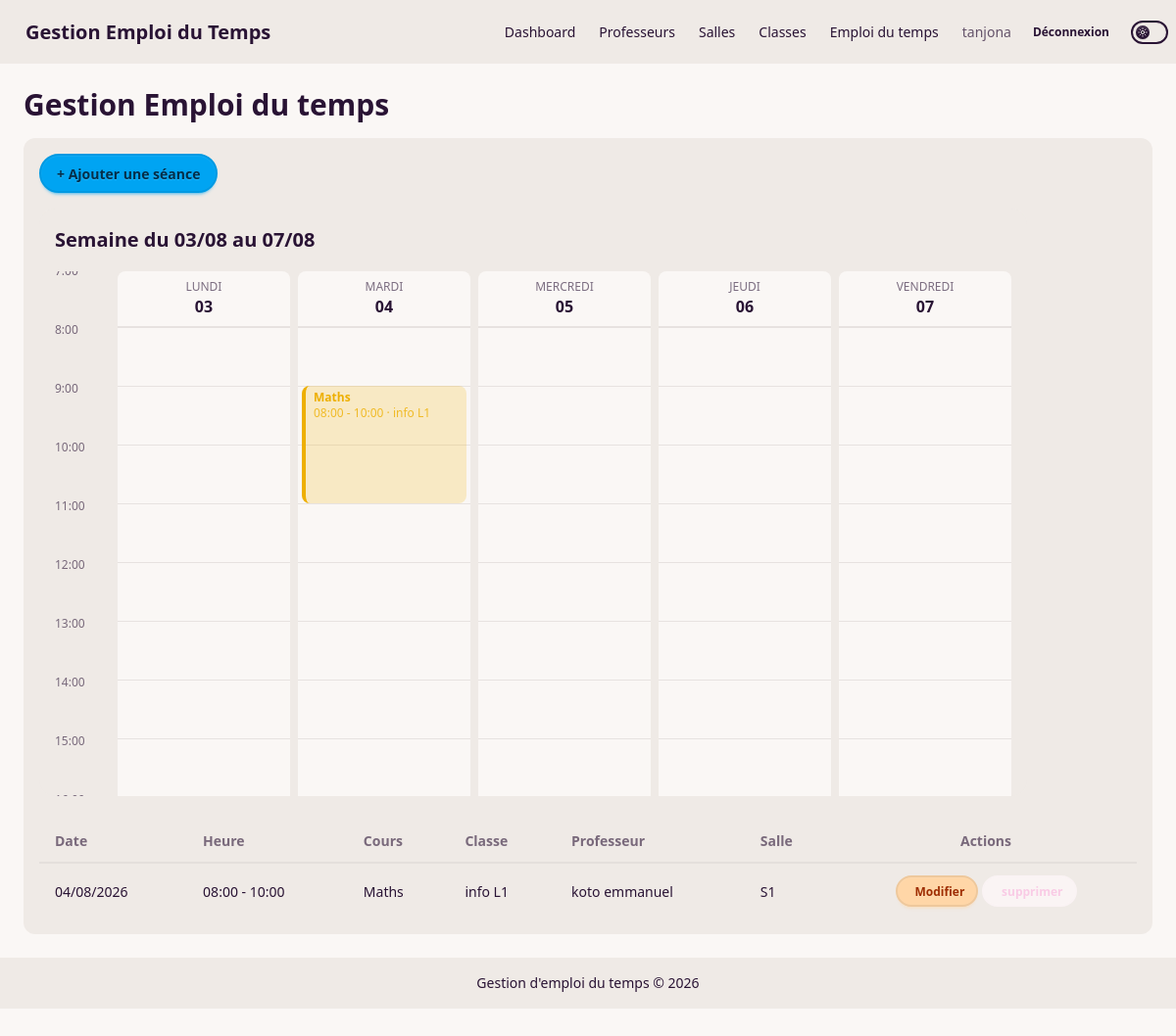
/emploi/ (signed in), run on the app's committed database.
### emploi/models.py (models this page shows, shortened)
class EmploiDuTemps(models.Model):
    DUREE_CHOICES = [
        (60, "1h"),
        (90, "1h30"),
        (120, "2h"),
        (180, "3h"),
        (240, "4h"),
    ]
    idsalle = models.ForeignKey(
        Salle,
        on_delete=models.CASCADE
    )
    idprof = models.ForeignKey(
        Prof,
        on_delete=models.CASCADE
    )
    idclass = models.ForeignKey(
        Classe,
        on_delete=models.CASCADE
    )
    cours = models.CharField(max_length=100)
    date = models.DateTimeField()
    duree_minutes = models.PositiveIntegerField(
        choices=DUREE_CHOICES,
        default=90
    )
    @property
    def heure_fin(self):
        return self.date + datetime.timedelta(minutes=self.duree_minutes)

class Classe(models.Model):
    idclass = models.AutoField(primary_key=True)
    niveau = models.CharField(max_length=100)
    def __str__(self):
        return self.niveau

class Prof  (models.Model):
    GRADE_CHOICES = [
        ("PT", "Professeur Titulaire"),
        ("MC", "Maître de Conférences"),
        ("AESR", "Assistant d'Enseignement Supérieur et de Recherche"),
        ("HDR", "Docteur HDR"),
        ("DI", "Docteur en Informatique"),
        ("DOC", "Doctorant en Informatique"),
    ]
    idprof = models.AutoField(primary_key=True)
    nomprof = models.CharField(max_length=100)
    prenomprof = models.CharField(max_length=100)
    grad = models.CharField(
        max_length=10,
        choices=GRADE_CHOICES
    )
    def __str__(self):
        return f"{self.nomprof} {self.prenomprof}"

class Salle(models.Model):
    OCCUPATION_CHOICES = [
        ("Libre", "Libre"),
        ("Occupee", "Occupée"),
    ]
    idsalle = models.AutoField(primary_key=True)
    design = models.CharField(max_length=100)
    occupation = models.CharField(
        max_length=10,
        choices=OCCUPATION_CHOICES
    )
    def __str__(self):
        return self.design

### emploi/views.py (the view)
# urls.py: path('', include("emploi.urls"))
def emploi(request):
    emplois = EmploiDuTemps.objects.select_related(
        "idsalle", "idprof", "idclass"
    ).order_by("date")
    form = EmploiDuTempsForms()
    context = {
        "emplois": emplois,
        "form": form,
        "salles": Salle.objects.all(),
        "profs": Prof.objects.all(),
        "classes": Classe.objects.all(),
        "duree_choices": EmploiDuTemps.DUREE_CHOICES,
    }
    context.update(_semaine_a_glance(request, px_par_heure=60))
    return render(request, "emploi/emploi.html", context)

### emploi/forms.py (shortened to what this page needs)
class EmploiDuTempsForms(forms.ModelForm):
    class Meta:
        model = EmploiDuTemps
        fields = [
            'idsalle',
            'idprof',
            'idclass',
            'cours',
            'date',
            'duree_minutes'
        ]
        widgets = {
            'date': forms.DateTimeInput(
                attrs={'type': 'datetime-local', 'class': 'input input-bordered w-full'},
                format='%Y-%m-%dT%H:%M',
            ),
        }

### emploi/templates/emploi/emploi.html (shortened to what this page needs)
{%extends "base.html"%}
{%block content%}
<h1 class="text-3xl font-bold c">
    Gestion Emploi du temps
</h1>
<div class="w-full bg-base-200 p-4 rounded-xl mt-4">
    <div class="mb-4">
        <button onclick="mdemploi.showModal()" class="btn btn-info">+ Ajouter une séance</button>
    </div>
    <div class="mt-4">
        {% include "partials/semaine_glance.html" %}
    </div>
    <div class="overflow-x-auto">
        <table class="table table-zebra w-full">
            <thead>
                <tr>
                    <th>Date</th>
                    <th>Heure</th>
                    <th>Cours</th>
                    <th>Classe</th>
                    <th>Professeur</th>
                    <th>Salle</th>
                    <th class="text-center">Actions</th>
                </tr>
            </thead>
            <tbody>
                {% for em in emplois %}
                <tr>
                    <td>{{ em.date|date:"d/m/Y" }}</td>
                    <td>{{ em.date|date:"H:i" }} - {{ em.heure_fin|date:"H:i" }}</td>
                    <td>{{ em.cours }}</td>
                    <td>{{ em.idclass }}</td>
                    <td>{{ em.idprof }}</td>
                    <td>{{ em.idsalle }}</td>
                    <td class="text-center">
                        <button type="button" class="btn btn-sm btn-accent"
                            onclick="document.getElementById('modal_mod_{{ em.id }}').showModal()">
                            Modifier
                        </button>
                        <button class="btn btn-soft btn-secondary btn-sm" type="button"
                            onclick="document.getElementById('modal_sup_{{ em.id }}').showModal()">
                            supprimer
                        </button>
                    </td>
                </tr>
                {% empty %}
                <tr>
                    <td colspan="7" class="text-center">Aucune séance enregistrée.</td>
                </tr>
                {% endfor %}
            </tbody>
        </table>
    </div>
</div>
{%endblock%}

### emploi/templates/base.html (shortened to what this page needs)
<html lang="fr" data-theme="cupcake">
    <head>
        <link href="https://cdn.jsdelivr.net/npm/daisyui@5" rel="stylesheet" type="text/css" />
        <script src="https://cdn.jsdelivr.net/npm/@tailwindcss/browser@4"></script>
        <link href="https://cdn.jsdelivr.net/npm/daisyui@5/themes.css" rel="stylesheet" type="text/css" />
    </head>
    <body>
        <header>
            <div class="navbar bg-base-200">
                <div class="flex-1">
                    <a class="btn btn-ghost text-xl">
                        Gestion Emploi du Temps
                    </a>
                </div>
                <div class="flex-none flex items-center gap-2">
                    {% if user.is_authenticated %}
                    <ul class="menu menu-horizontal px-1">
                        <li>
                            <a href="{%url 'dashboard'%}"> Dashboard </a>
                        </li>
                        <li>
                            <a href="{% url 'prof' %}"> Professeurs </a>
                        </li>
                        <li>
                            <a href="{%url 'salle'%}"> Salles </a>
                        </li>
                        <li>
                            <a href="{%url 'classe'%}"> Classes </a>
                        </li>
                        <li>
                            <a href="{%url 'emploi'%}"> Emploi du temps </a>
                        </li>
                    </ul>
                    <span class="text-sm text-base-content/70">{{ user.username }}</span>
                    <form method="POST" action="{% url 'logout' %}">
                        <button type="submit" class="btn btn-ghost btn-sm">Déconnexion</button>
                    </form>
                    {% endif %}
                    <label class="toggle text-base-content">
                        <input type="checkbox" value="dim" class="theme-controller" />
                    </label>
                </div>
            </div>
        </header>
        <main class="p-6">
            {% block content %}
            {% endblock %}
        </main>
        <footer class="footer footer-center bg-base-200 p-4">
            <aside>
                <p>Gestion d'emploi du temps © 2026</p>
            </aside>
        </footer>
    </body>
</html>

### emploi/templates/partials/semaine_glance.html (shortened to what this page needs)
<div class="bg-base-200 p-4 rounded-2xl mb-6 overflow-y-auto" style="max-width: {{ largeur|default:'90%' }}; height: {{ hauteur|default:'600px' }};">
    <div class="flex items-center justify-between mb-4">
        <h2 class="text-xl font-bold">
            Semaine du {{ jours.0.date|date:"d/m" }} au {{ jours.4.date|date:"d/m" }}
        </h2>
        {% if semaine_prec and semaine_suiv %}
        <div class="flex gap-2">
            <a href="?semaine={{ semaine_prec }}" class="btn btn-sm btn-ghost">
            </a>
            <a href="?semaine={{ semaine_suiv }}" class="btn btn-sm btn-ghost">
            </a>
        </div>
        {% endif %}
    </div>
    <div class="flex gap-2 overflow-x-auto">
        <div class="relative shrink-0 w-14" style="height: {{ hauteur_totale_semaine }}px;">
            {% for h in heures_axe %}
            <div class="absolute text-xs opacity-60 -translate-y-1/2" style="top: {{ h.top_px }}px;">
                {{ h.label }}
            </div>
            {% endfor %}
        </div>
        {% for jour in jours %}
        <div class="relative flex-1 min-w-32 bg-base-100 rounded-lg">
            <div class="text-center py-2 border-b border-base-300">
                <div class="text-xs uppercase opacity-60">{{ jour.nom }}</div>
                <div class="font-bold">{{ jour.date|date:"d" }}</div>
            </div>
            <div class="relative" style="height: {{ hauteur_totale_semaine }}px;">
                {% for h in heures_axe %}
                <div class="absolute w-full border-t border-base-300" style="top: {{ h.top_px }}px;"></div>
                {% endfor %}
                {% for ev in jour.evenements %}
                <div class="absolute left-1 right-1 rounded-lg border-l-4 px-2 py-1 overflow-hidden {{ ev.couleur }}"
                    style="top: {{ ev.top_px }}px; height: {{ ev.height_px }}px;"
                    title="{{ ev.obj.cours }} - {{ ev.heure_label }} - {{ ev.heure_fin_label }} - {{ ev.obj.idclass }} - {{ ev.obj.idprof }} - {{ ev.obj.idsalle }}">
                    <div class="text-xs font-bold truncate">{{ ev.obj.cours }}</div>
                    <div class="text-xs opacity-80 truncate">{{ ev.heure_label }} - {{ ev.heure_fin_label }} · {{ ev.obj.idclass }}</div>
                </div>
                {% endfor %}
            </div>
        </div>
        {% endfor %}
    </div>
</div>

### data on the page
EmploiDuTemps: obj.cours "Maths", heure_label "08:00", heure_fin_label "10:00", obj.idclass "info L1", date "04/08/2026", date "08:00", heure_fin "10:00", cours "Maths", idclass "info L1", idprof "koto emmanuel", idsalle "S1"

### other printed values
{{ user.username }} "tanjona"
{{ jours.0.date|date:"d/m" }} "03/08"
{{ jours.4.date|date:"d/m" }} "07/08"
{{ h.label }} "8:00" "9:00" "10:00" "11:00" "12:00" "13:00" "14:00" "15:00"
{{ jour.nom }} "LUNDI" "MARDI" "MERCREDI" "JEUDI" "VENDREDI"
{{ jour.date|date:"d" }} "03" "04" "05" "06" "07"
